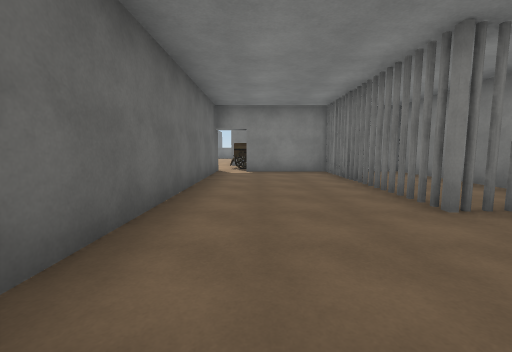
view 1 (above)

24 first-person views from a walk through a scene from a Unity 3-D project. The camera is 1.4 m above the floor, tilts 6° down and sees 90° across. The floor is counted in squares, 2 m on a side. Each view is taken from the middle of a square. On the plan, view 1 faces up. The plan holds only what a view shows up to about 9 squares ahead; the rest is blank. The place goes on beyond the plan. The player character is not drawn. Door leaves are left out, so doorways stand open. Some surface patterns are stand-ins.

view 2
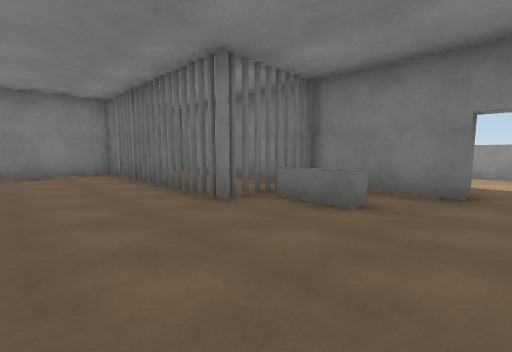

view 3
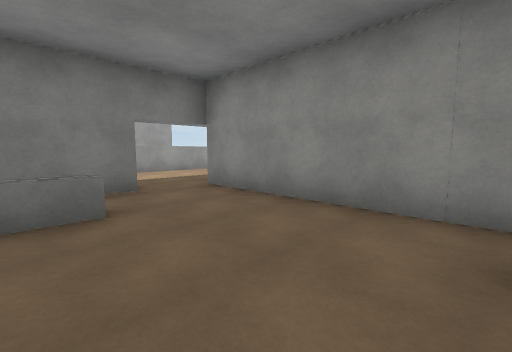

view 4
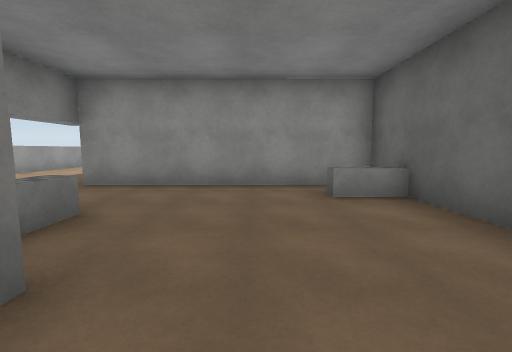

view 5
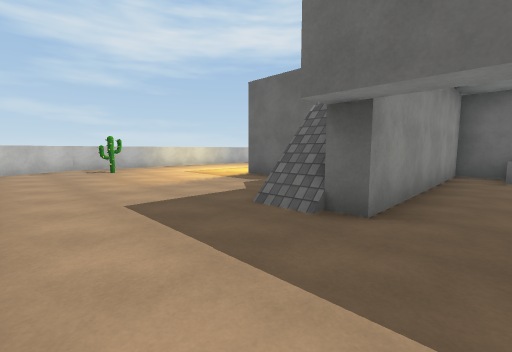

view 6
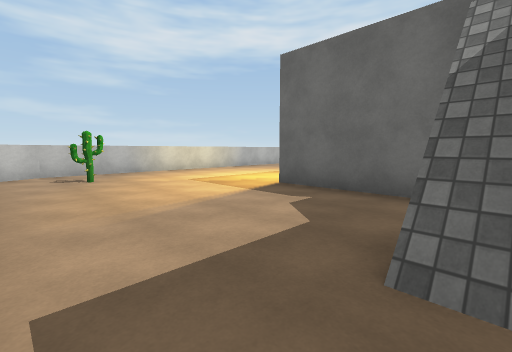

view 7
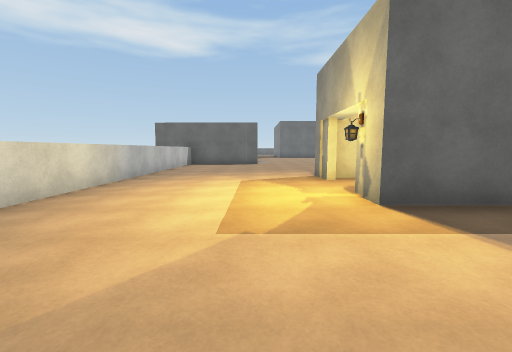

view 8
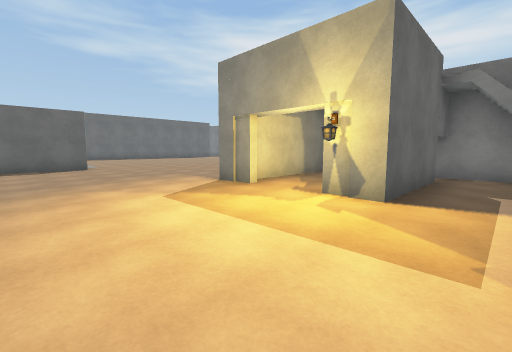

view 9
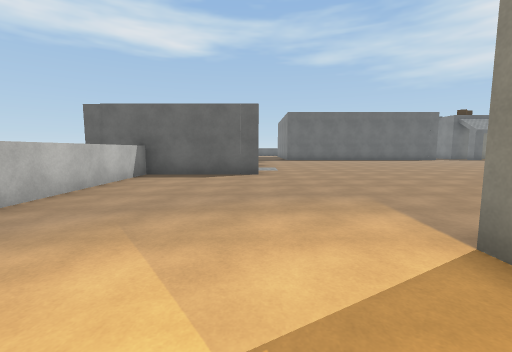

view 10
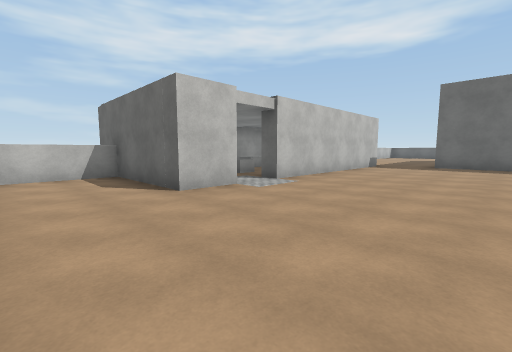

view 11
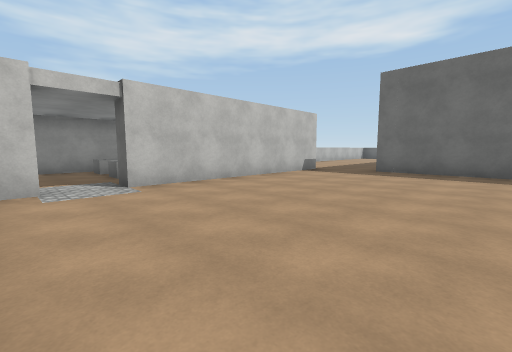

view 12
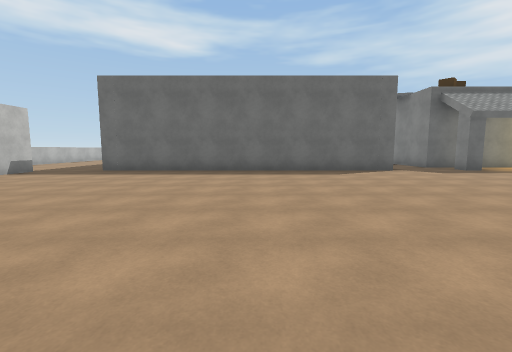

view 13
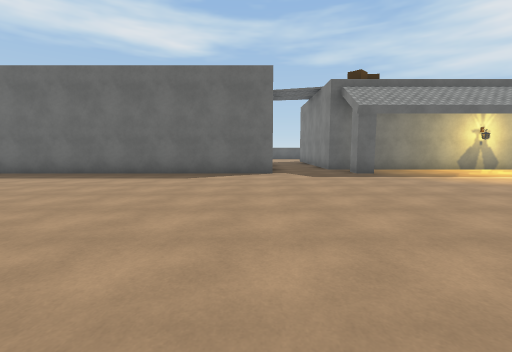

view 14
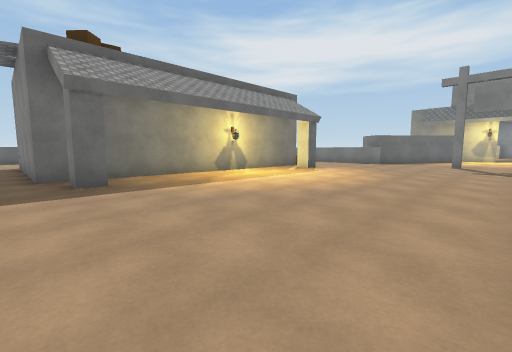

view 15
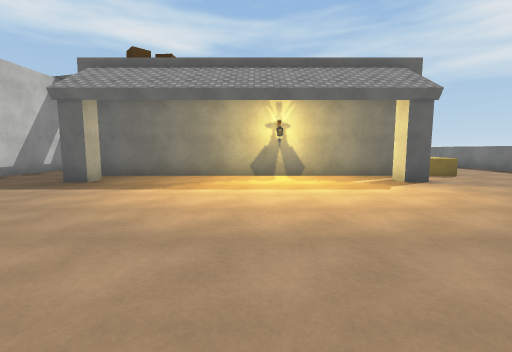

view 16
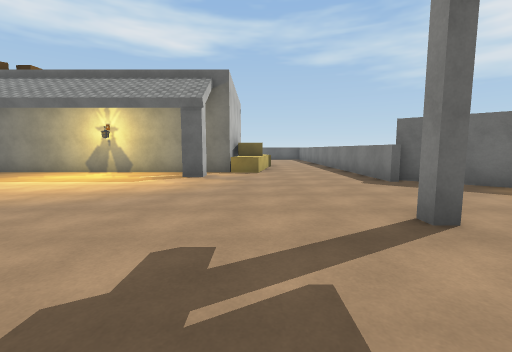

view 17
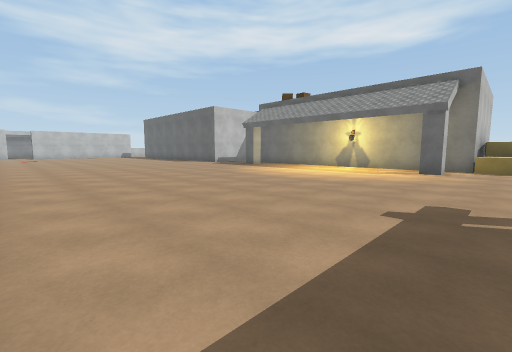

view 18
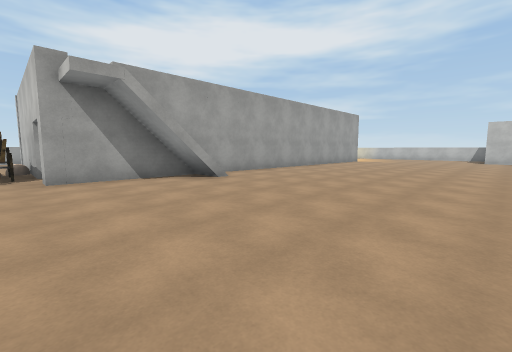

view 19
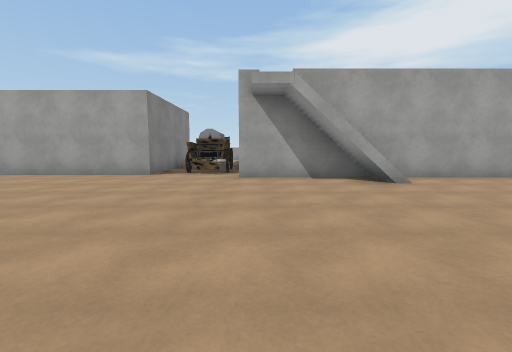

view 20
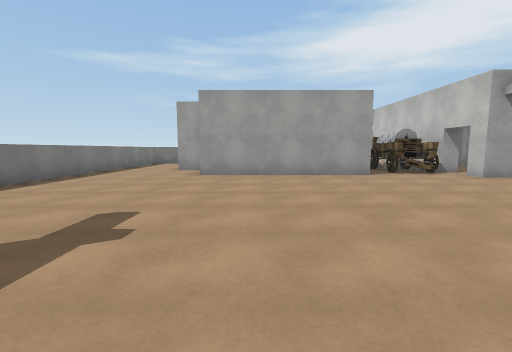

view 21
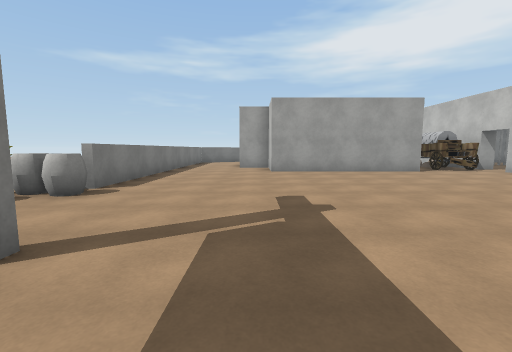

view 22
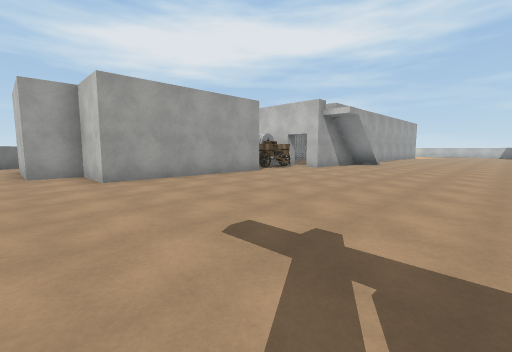

view 23
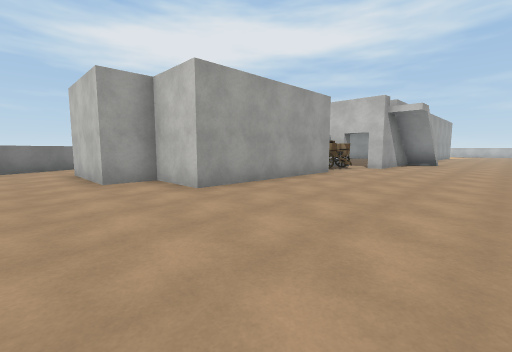

view 24
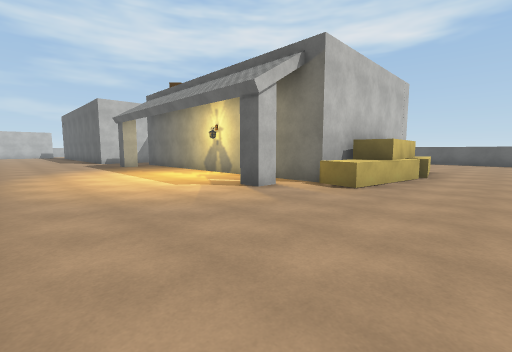

### Floor plan
Key: @ floor where view 1 was taken; # wall or solid block; . main floor; : floor 1.25 m higher than the main floor; / step, stairs or slope; D open door; ^ raised ledge; B building; C cactus; L block; A barrel; O other object.
Columns run from 25 left of view 1 to 8 right of it. Each row starts with its distance up from view 1.
 19      #####...      .A######
 18 .............#.  .#.......... #
 17 ...............  .............##
 16  ..^###^..................### .#
 15   BBBBBB................###
 14        BB...............#
 13        B................#
 12        B................#
 11        B................###
 10        B.................O
  9        B................OOO..
  8        B................BBBOBB
  7   BB BBBB...............B..O.B
  6   ..................../BB..O.B
  5       ................/ B..O.B
  4      ####...............B..O.B
  3         #...............B..OOOB
  2         #...............B...^.B
  1         #.............. B.....B .#
  0         #.............  B@.......#
 -1         #............   BBBBBB...#
 -2         #............   B  ..:...#
 -3         #.............  B. B.....#
 -4         #.............. B. B.....#
 -5         #...............BDBB.....#
 -6         .........................
 -7         .BBBBBBB.BB..............
 -8                .. B...........C..
 -9                L. B.............#
-10                L. ###############
-11                .. B

Where each view was taken, in squares from view 1:
view 1: 0 up, 0 right, facing up
view 2: 0 up, 0 right, facing up-right
view 3: 2 up, 0 right, facing down-right
view 4: 4 up, 1 right, facing down
view 5: 0 up, 7 right, facing down-left
view 6: 2 down, 6 right, facing down-left
view 7: 7 down, 5 right, facing left
view 8: 9 down, 3 right, facing up-left
view 9: 7 down, 0 right, facing left
view 10: 3 down, 5 left, facing down-left
view 11: 2 down, 8 left, facing down-left
view 12: 0 up, 8 left, facing left
view 13: 4 up, 9 left, facing left
view 14: 6 up, 11 left, facing up-left
view 15: 11 up, 11 left, facing left
view 16: 16 up, 10 left, facing left
view 17: 16 up, 8 left, facing down-left
view 18: 9 up, 8 left, facing down-right
view 19: 8 up, 8 left, facing right
view 20: 14 up, 8 left, facing right
view 21: 16 up, 9 left, facing right
view 22: 17 up, 7 left, facing down-right
view 23: 18 up, 5 left, facing down-right
view 24: 18 up, 13 left, facing down-left
